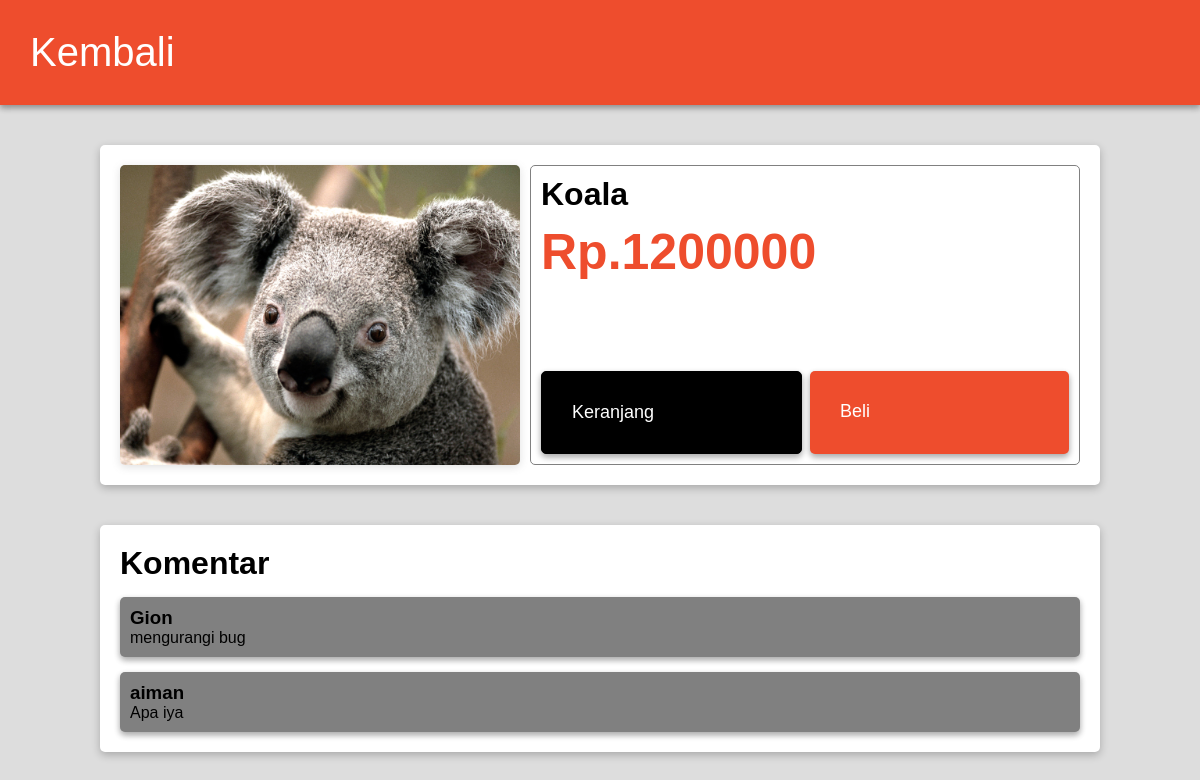
The page /produk.php?id=60 on the database as committed earlier.
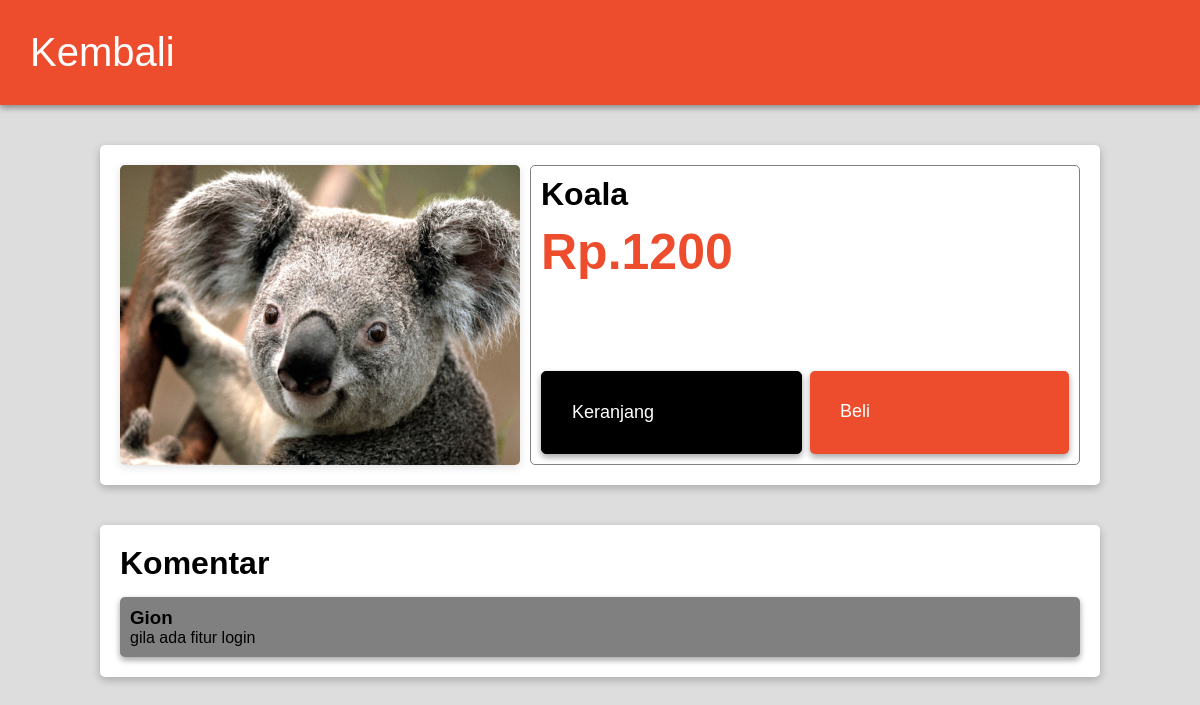
The same page on the database as committed later.
### tables this page shows
CREATE TABLE `produk` (
  `id` int(11) NOT NULL,
  `produk` varchar(50) DEFAULT NULL,
  `keterangan` varchar(200) DEFAULT NULL,
  `harga` int(11) DEFAULT NULL,
  `img` varchar(50) DEFAULT NULL,
  `id_komen` varchar(50) DEFAULT NULL,
  `kategori` varchar(50) DEFAULT NULL
);

CREATE TABLE `komentar_60` (
  `id` int(11) NOT NULL,
  `nama` varchar(50) DEFAULT NULL,
  `komentar` varchar(150) DEFAULT NULL
);

### fungsi.php (called while the page is built, shortened)
<?php
$conn = mysqli_connect('localhost','root','','shop');
function ambil($query){
    global $conn;
    $result = mysqli_query($conn,$query);
    $rows = [];
    while($row = mysqli_fetch_assoc($result) ){
        $rows[] = $row;
    }
    return $rows;
}
?>

### produk.php (the view, shortened to what this page needs)
<?php
    require "fungsi.php";
    $id = $_GET["id"];
    $produk = ambil("SELECT * FROM produk WHERE id = $id")[0];
    $id_komen = $produk["id_komen"];
    $komentar = ambil("SELECT * FROM komentar_$id_komen");
?>
<!DOCTYPE html>
<html lang="en">
<head>
    <link rel="stylesheet" href="css/produk.css">
</head>
<body>
  <div class="navbar">
        <a href="index.php"><h1>Kembali</h1></a>
    </div>
    <div class="produk">
        <img src="img/<?= $produk["img"] ?>" alt="jeruk">
        <div class="penjualan">
            <div class="list_produk">
                <h1 class="judul"><?= $produk["produk"] ?></h1>
                <h1 class="harga">Rp.<?= $produk["harga"] ?></h1>
            </div>
            <div class="list_akhir">
                <div  class="tombol_keranjang"><a href="#">Keranjang</a></div>
                <div  class="tombol_beli"><a href="#">Beli</a></div>
            </div>
        </div>
    </div>
    <div class="komentar">
        <div class="list_komentar">
            <div class="kiri"><h1>Komentar</h1></div>
        </div>
        <ul class="isi_komentar">
            <?php foreach($komentar as $komen) : ?>
            <li>
                <div class="atas">
                    <div class="kiri"><h3><?= $komen["nama"] ?></h3></div>
                </div>
                <p><?= $komen["komentar"] ?></p>
            </li>
            <?php endforeach ; ?>
        </ul>
    </div>
</body>
</html>

Rows that differ between the two databases and show on the page:
removed komentar_60: nama "aiman", komentar "Apa iya"
changed produk "Koala": harga "1200000" → "1200"
changed komentar_60 "Gion": komentar "mengurangi bug" → "gila ada fitur login"
